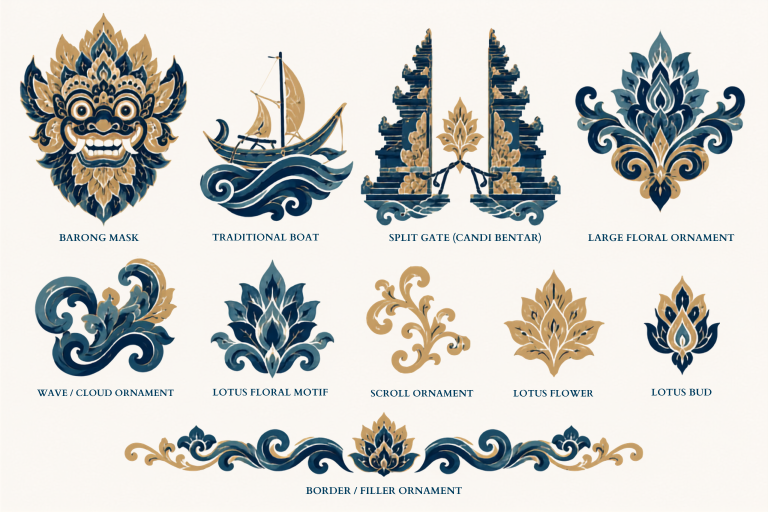
#> input picture assets/03-bali-batik-motifs-master-v2.0.0/_source/original-motif-sheet.png, 1536 x 1024 px, given in place of sheet.png, which was not available (shown at 1/2 size)
$ python run.py ../../assets/03-bali-batik-motifs-master-v2.0.0/_source/original-motif-sheet.png
#> lines starting #> are read from the running program, lines starting #| are printed output that depends on the picture
### pipeline/02-master/master.py
import cv2, numpy as np
import ptrace

SHEET = cv2.imread("sheet.png")
#> SHEET is the input picture: shape (1024, 1536, 3); mean B, G, R 203, 207, 206.8
LAB0 = cv2.cvtColor(SHEET, cv2.COLOR_BGR2LAB).astype(np.float32)
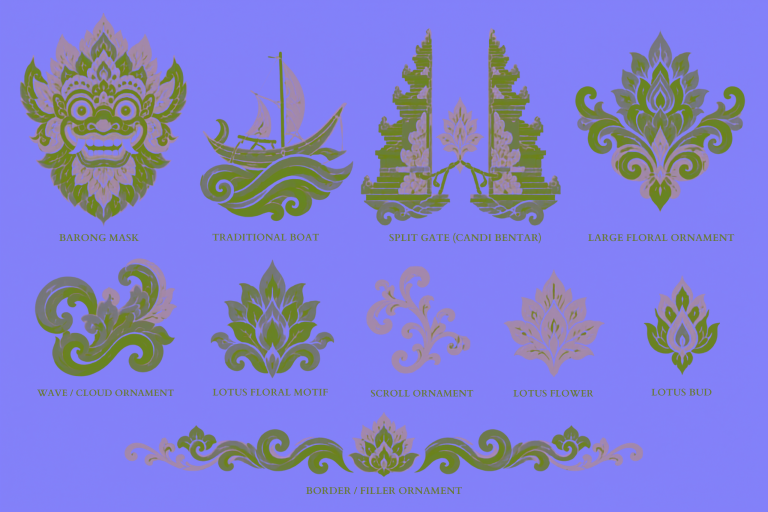
#> LAB0: shape (1024, 1536, 3) float32 (shown at 1/2 size); mean B, G, R 212.8, 128, 128.4
BG = np.median(LAB0[:10].reshape(-1, 3), 0)
#> BG = [249, 128, 130]
_bl = cv2.GaussianBlur(LAB0, (0, 0), 1.2)
LABS = np.clip(LAB0 + 0.6 * (LAB0 - _bl), 0, 255)
DIST_BG = np.sqrt(((LAB0 - BG) ** 2).sum(-1))
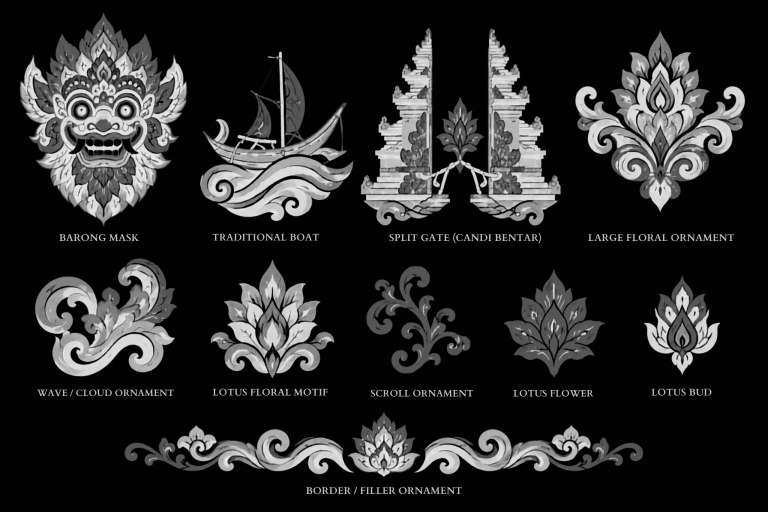
#> DIST_BG: shape (1024, 1536) float32 (shown at 1/2 size); min 0, max 246.6, mean 40.4

# Locked master palette: token, output hex (sampled from the sheet), lightest -> darkest
PALETTE = [
    ("pearl",        "#FAF7F2"),
    ("ivory",        "#E5DFD4"),
    ("sand",         "#D2C7B6"),
    ("light-gold",   "#D1B285"),
    ("silver-mist",  "#A2AAAA"),
    ("temple-gold",  "#C39B65"),
    ("antique-gold", "#A78960"),
    ("mist-grey",    "#7C8B8D"),
    ("teal-blue",    "#527582"),
    ("bronze",       "#756C59"),
    ("harbour-blue", "#3F616F"),
    ("indigo-slate", "#2C5063"),
    ("navy-ink",     "#1E4157"),
    ("deep-navy",    "#0F3049"),
    ("midnight",     "#02213D"),
]


def hex2lab(h):
    bgr = np.uint8([[[int(h[5:7], 16), int(h[3:5], 16), int(h[1:3], 16)]]])
    return cv2.cvtColor(bgr, cv2.COLOR_BGR2LAB)[0, 0].astype(np.float32)


# class 0 = sheet ground (transparent); classes 1.. = PALETTE (pearl is only assigned to enclosed ground)
INK = PALETTE[1:]
ANCH = np.array([BG] + [hex2lab(h) for _, h in INK], np.float32)
#> ANCH = 15 rows, first 8: [249, 128, 130], [227, 128, 134], [206, 129, 138], [189, 133, 155], [176, 125, 127], [170, 136, 162], [150, 134, 154], [145, 123, 125]
WCH = np.array([1.0, 1.8, 1.8], np.float32)
NCLS = len(ANCH)
#> NCLS = 15
PEARL = NCLS  # extra class index used after classification
#> PEARL = 15


# [132 lines left out: functions classify, fix_fringe, find_axis, build, svg_doc, not called in this run]

### pipeline/02-master/run.py
import sys, json, os
from master import *
SPECS = {
 "barong-mask":            dict(name="Barong Mask", box=(30,18,384,458), sym=True),
 "traditional-boat":       dict(name="Traditional Boat", box=(390,95,716,452), sym=False),
 "split-gate-candi-bentar":dict(name="Split Gate (Candi Bentar)", box=(712,48,1131,457), sym=True),
 "large-floral-ornament":  dict(name="Large Floral Ornament", box=(1141,50,1500,432), sym=True),
 "wave-cloud-ornament":    dict(name="Wave / Cloud Ornament", box=(60,508,363,760), sym=False),
 "lotus-floral-motif":     dict(name="Lotus Floral Motif", box=(412,510,678,764), sym=True),
 "scroll-ornament":        dict(name="Scroll Ornament", box=(723,523,950,754), sym=False, hole_keep=40),
 "lotus-flower":           dict(name="Lotus Flower", box=(998,530,1218,762), sym=True),
 "lotus-bud":              dict(name="Lotus Bud", box=(1278,542,1449,757), sym=True),
 "border-filler-ornament": dict(name="Border / Filler Ornament", box=(240,815,1295,958), sym=True, target=6200, hole_keep=150),
}
if __name__ == "__main__":
    os.makedirs("out", exist_ok=True)
    meta = json.load(open("out/meta.json")) if os.path.exists("out/meta.json") else {}
    for k in (sys.argv[1:] or list(SPECS)):
#> (the run stopped early here; a loop or call above may not have finished)
